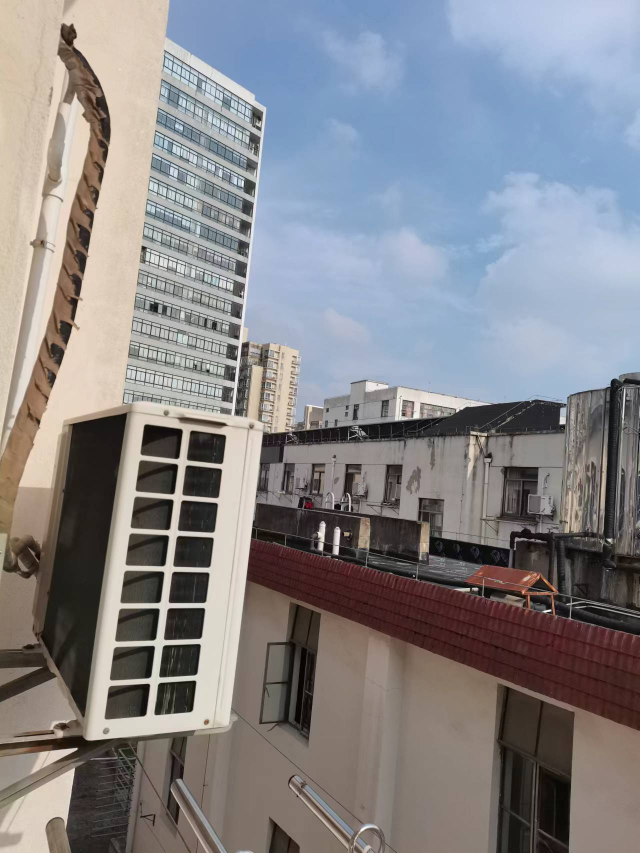
#> input picture 图像拼接/全景图像拼接案例/场景2/1.jpg, 1279 x 1706 px, found by its file name (shown at 1/2 size); its folder holds 4 pictures in this run
$ python '例子2(修改).py'
#> lines starting #> are read from the running program, lines starting #| are printed output that depends on the picture
from PIL import Image
import cv2 as cv
import numpy as np
import os

# 调整图片大小和格式
def resize_and_convert(image, size, mode='RGB'):
    image = image.resize(size, Image.Resampling.LANCZOS)
    return image.convert(mode)

# 检测图像的SIFT关键特征点
def sift_keypoints_detect(image):
    gray_image = cv.cvtColor(np.array(image), cv.COLOR_RGB2GRAY)
    sift = cv.SIFT_create()
    keypoints, features = sift.detectAndCompute(gray_image, None)
    keypoints_image = cv.drawKeypoints(
        gray_image, keypoints, None, flags=cv.DRAW_MATCHES_FLAGS_NOT_DRAW_SINGLE_POINTS)
    return keypoints_image, keypoints, features

# 使用KNN检测来自左右图像的SIFT特征，随后进行匹配
def get_feature_point_ensemble(features_right, features_left):
    bf = cv.BFMatcher()
    matches = bf.knnMatch(features_right, features_left, k=2)
    matches = sorted(matches, key=lambda x: x[0].distance / x[1].distance)
    good = []
    for m, n in matches:
        ratio = 0.6
        if m.distance < ratio * n.distance:
            good.append(m)
    return good

# 计算视角变换矩阵H，用H对右图进行变换并返回全景拼接图像
def Panorama_stitching(image_right, image_left):
    _, keypoints_right, features_right = sift_keypoints_detect(image_right)
    _, keypoints_left, features_left = sift_keypoints_detect(image_left)
    goodMatch = get_feature_point_ensemble(features_right, features_left)
    if len(goodMatch) > 4:
        ptsR = np.float32(
            [keypoints_right[m.queryIdx].pt for m in goodMatch]).reshape(-1, 1, 2)
        ptsL = np.float32(
            [keypoints_left[m.trainIdx].pt for m in goodMatch]).reshape(-1, 1, 2)
        ransacReprojThreshold = 4
        Homography, status = cv.findHomography(ptsR, ptsL, cv.RANSAC, ransacReprojThreshold)
        # 修正: 确保尺寸正确地从图像对象获取
        right_array = np.array(image_right)
        left_array = np.array(image_left)
        Panorama = cv.warpPerspective(right_array, Homography, (right_array.shape[1] + left_array.shape[1], right_array.shape[0]))
        Panorama[0:left_array.shape[0], 0:left_array.shape[1]] = left_array
        return Panorama
    else:
        print("没有足够的特征点进行拼接。")
        return None

# Function to read all images from a folder using PIL
def read_images_from_folder(folder_path):
    images = []
    try:
        for filename in os.listdir(folder_path):
            img_path = os.path.join(folder_path, filename)
            if os.path.isfile(img_path):
                images.append(Image.open(img_path))
            else:
                print(f"Skipping non-file: {img_path}")
    except FileNotFoundError:
        print(f"Folder not found: {folder_path}")
    return images

# Function to stitch images in a folder into a panoramic image
def stitch_images_in_folder(folder_path):
    images = read_images_from_folder(folder_path)
    if len(images) < 2:
        print("至少需要两张图片进行拼接。")
        return None
    # Resize all images to the size of the first image and convert them to RGB
    first_image = images[0]
    size = first_image.size
    images = [resize_and_convert(img, size) for img in images]

    panorama = images[0]  # Initialize with the first image
    for i in range(1, len(images)):
        next_image = images[i]
        if next_image is not None:
            panorama = Panorama_stitching(panorama, next_image)
            if panorama is None:
                print(f"拼接失败: {i}和{i+1}张图片")
                return None
        else:
            print(f"无法读取图片: {images[i]}")
    return panorama

if __name__ == '__main__':
    folder_path = r"D:\Pycharm\Code\Intelligent mapping\图像拼接\全景图像拼接案例\场景2"
    print("在文件夹中找到的图片:")
    images = read_images_from_folder(folder_path)
    for img in images:
        print(img)
    panorama = stitch_images_in_folder(folder_path)
#> in stitch_images_in_folder, first_image is the input picture: PIL image 1279x1706 RGB; mean R, G, B 134.3, 133.3, 137
#> call 4 of resize_and_convert, with size = (1279, 1706), mode = 'RGB'
#> in resize_and_convert (call 4), `image = image.resize(size, Image.Resampling.LANCZOS)`:
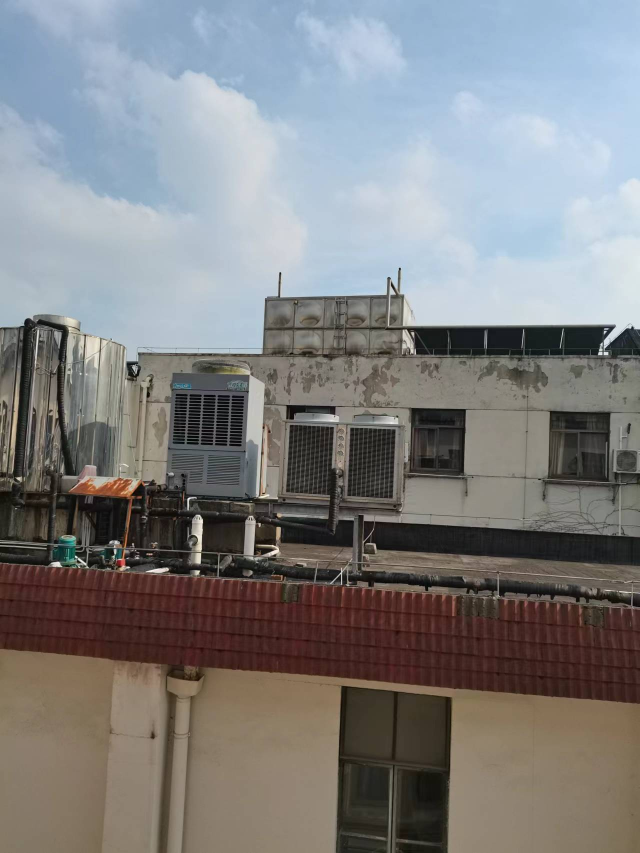
#> image: PIL image 1279x1706 RGB (shown at 1/2 size); mean R, G, B 128.3, 128.4, 129.2
#> the loop in stitch_images_in_folder, `for i in range(1, len(images)):` made 3 passes
#> pass 1, in sift_keypoints_detect, `gray_image = cv.cvtColor(np.array(image), cv.COLOR_RGB2GRAY)`:
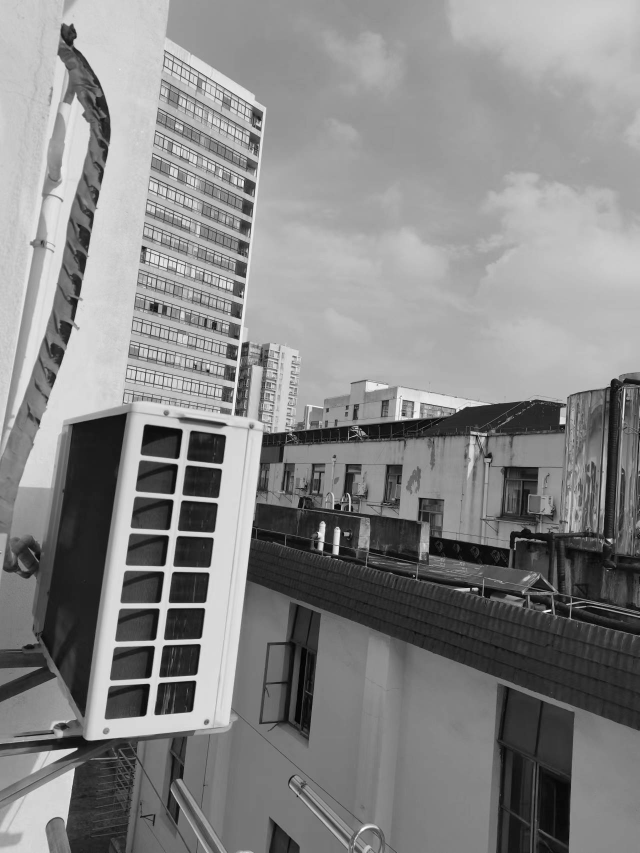
#> gray_image: shape (1706, 1279) (shown at 1/2 size); min 0, max 255, mean 134
#> pass 1, in sift_keypoints_detect, `keypoints_image = cv.drawKeypoints( gray_image, keypoints, None, flags..`:
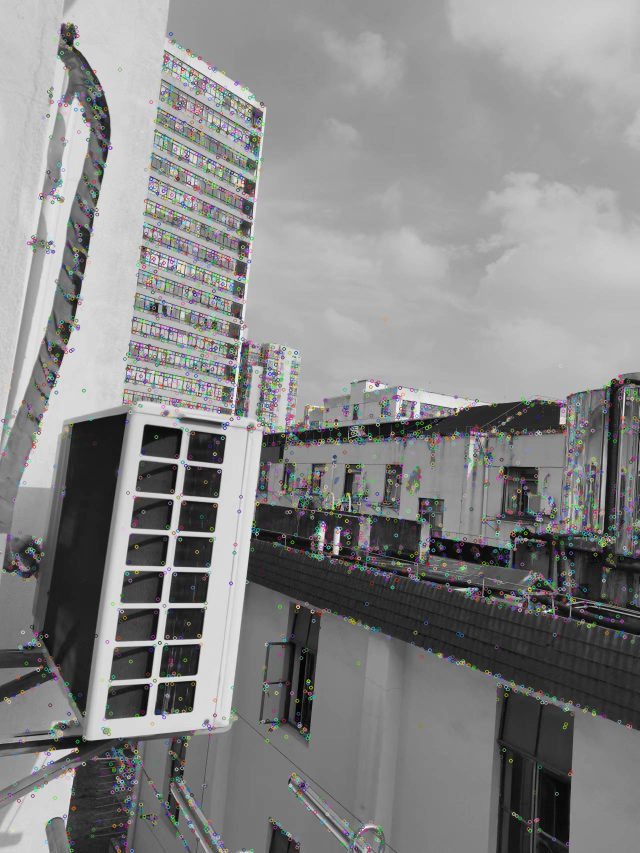
#> keypoints_image: shape (1706, 1279, 3) (shown at 1/2 size); mean of channels 0, 1, 2 134.6, 134.7, 134.6; drawn as R, G, B
#> pass 1, in sift_keypoints_detect (call 2), `gray_image = cv.cvtColor(np.array(image), cv.COLOR_RGB2GRAY)`:
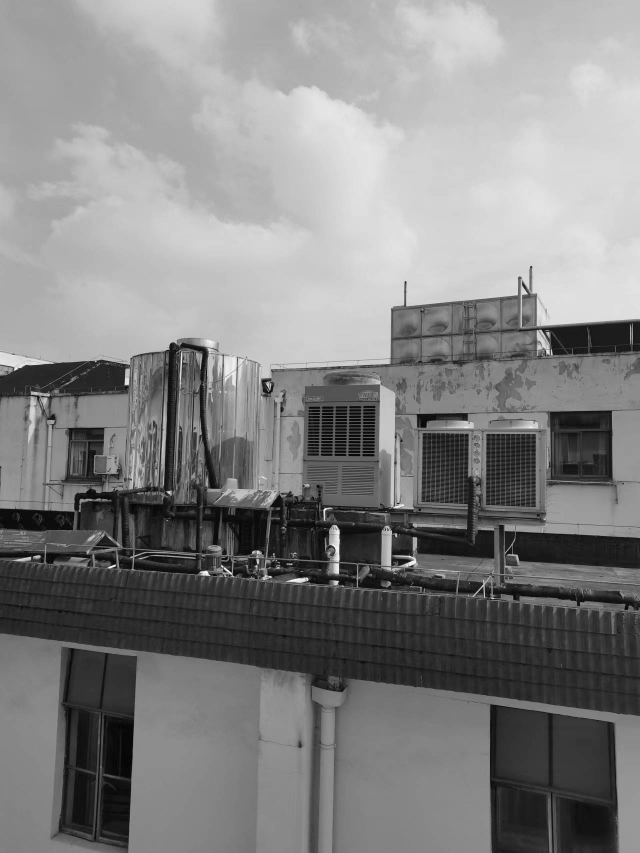
#> gray_image: shape (1706, 1279) (shown at 1/2 size); min 0, max 255, mean 130.8
#> pass 1, in sift_keypoints_detect (call 2), `keypoints_image = cv.drawKeypoints( gray_image, keypoints, None, flags..`:
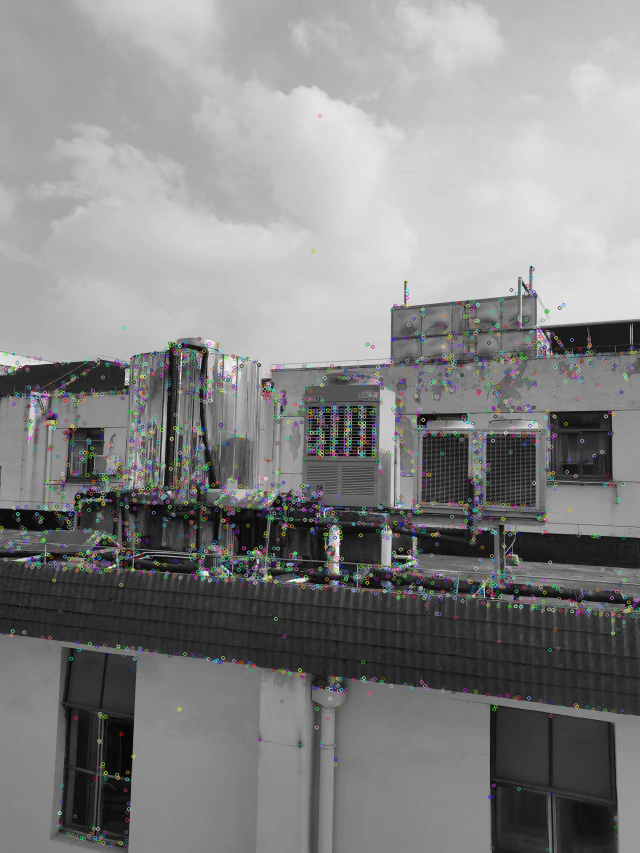
#> keypoints_image: shape (1706, 1279, 3) (shown at 1/2 size); mean of channels 0, 1, 2 132.1, 132.2, 132.2; drawn as R, G, B
#> after the loop in stitch_images_in_folder, `for i in range(1, len(images)):`:
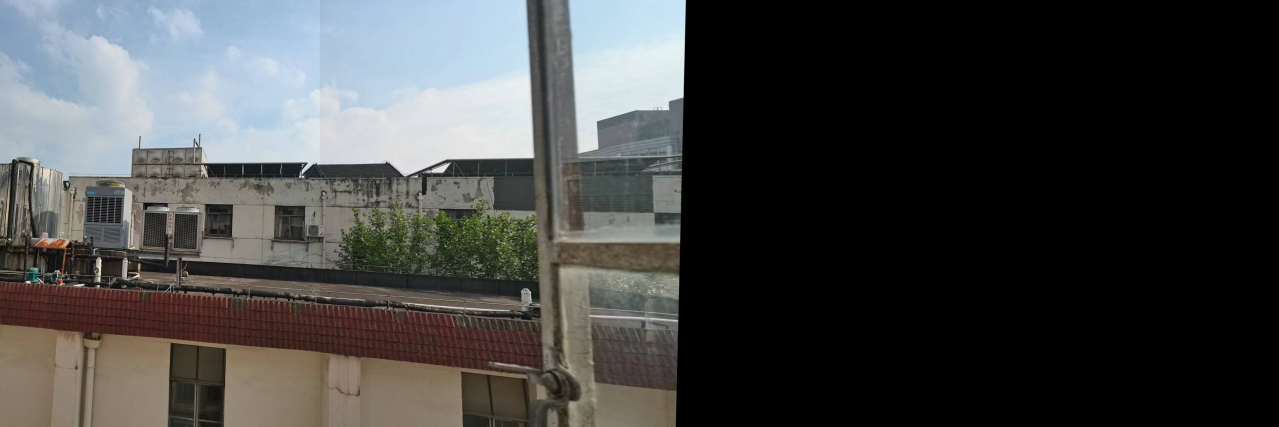
#> panorama: shape (1706, 5116, 3) (shown at 1/4 size); mean R, G, B 67.5, 68.3, 67.7
    if panorama is not None:
        cv.imshow("全景图", panorama)
        cv.imwrite("./panorama.jpg", panorama)
        cv.waitKey(0)
        cv.destroyAllWindows()
